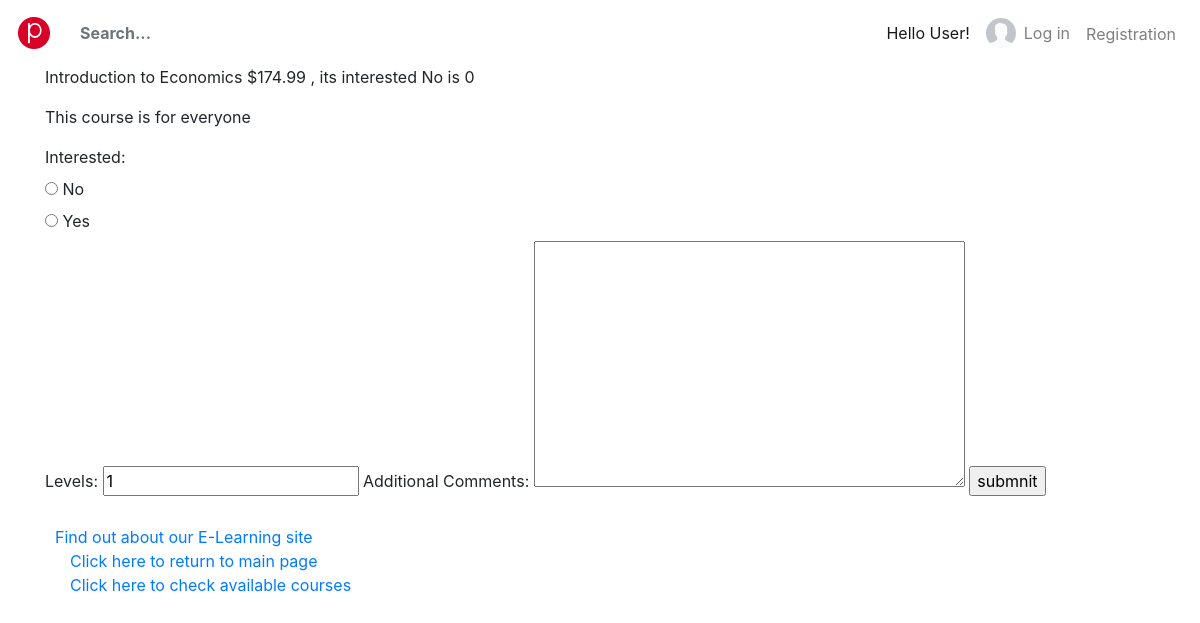
/myapp/courses/6, run on an earlier commit of the app's database.
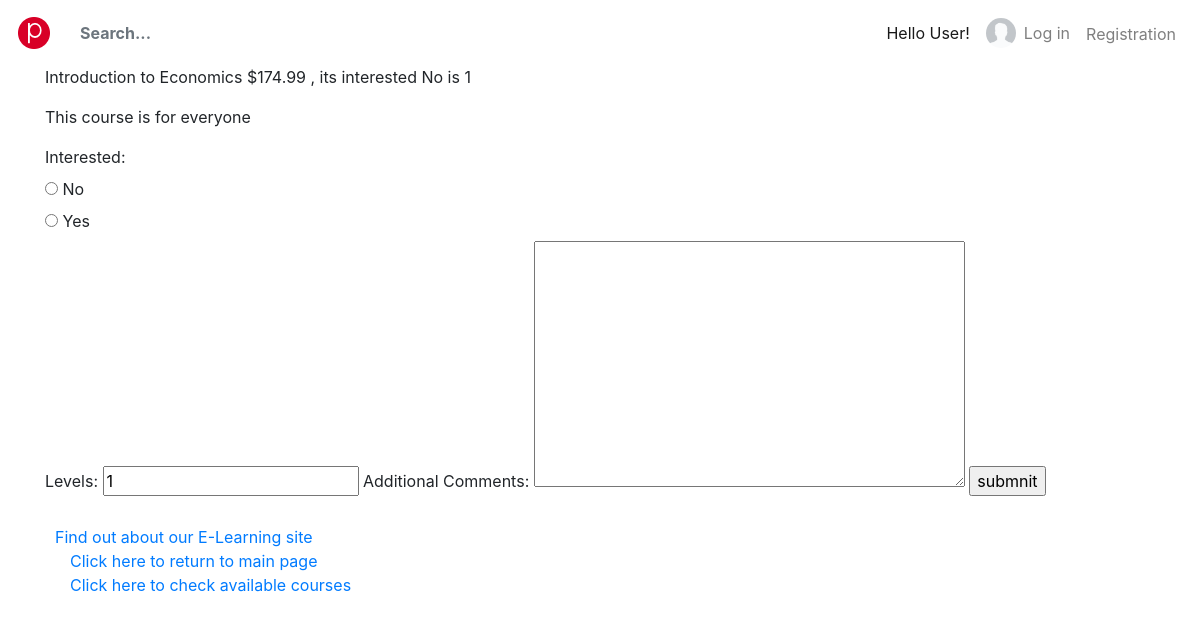
And on a later commit of the database.
### myapp/models.py (models this page shows, shortened)
class Course(models.Model):
    topic = models.ForeignKey(Topic, related_name='courses', on_delete=models.CASCADE)
    name = models.CharField(max_length=200)
    price = models.DecimalField(max_digits=10, decimal_places=2, validators=[validate_price])
    for_everyone = models.BooleanField(default=True)
    description = models.TextField(max_length=300, null=True, blank=True)
    interested = models.PositiveIntegerField(default=0)
    stages = models.PositiveIntegerField(default=3)

### myapp/views.py (the view)
# urls.py: path(r'courses/<int:course_no>', views.course_detail, name="course_detail"),
def course_detail(request, course_no):
    course = get_object_or_404(Course, id=course_no)
    if request.method == "POST":
        form = InterestForm(request.POST)
        if form.is_valid():
            course.interested = course.interested + 1
            course.save()
            return courses(request)
    else:
        form = InterestForm()
    return render(request, 'myapp/course_detail.html', {'form': form, 'course': course})

### myapp/forms.py
class InterestForm(forms.Form):
    interested = forms.ChoiceField(widget=forms.RadioSelect, choices=[(0, 'No'), (1, 'Yes')])
    levels = forms.IntegerField(initial=1)
    comments = forms.CharField(widget=forms.Textarea(), label='Additional Comments', required=False)

### myapp/templates/myapp/course_detail.html (shortened to what this page needs)
{% extends 'Myapp/base.html' %}
{% block body_block %}
    <p>{{ course.name }}   ${{ course.price }} , its interested No is {{ course.interested }}</p>
    {% if course.for_everyone %}
        <p>This course is for everyone</p>
    {% else %}
        <p>This course is not for everyone</p>
    {% endif %}
        <form action="" method="post">
            {{ form }}
            <input type = "submit" value="submnit" />
        </form>
{% endblock %}

What changed in the data, as far as the page shows it:
changed Course "Introduction to Economics": interested "0" → "1"
